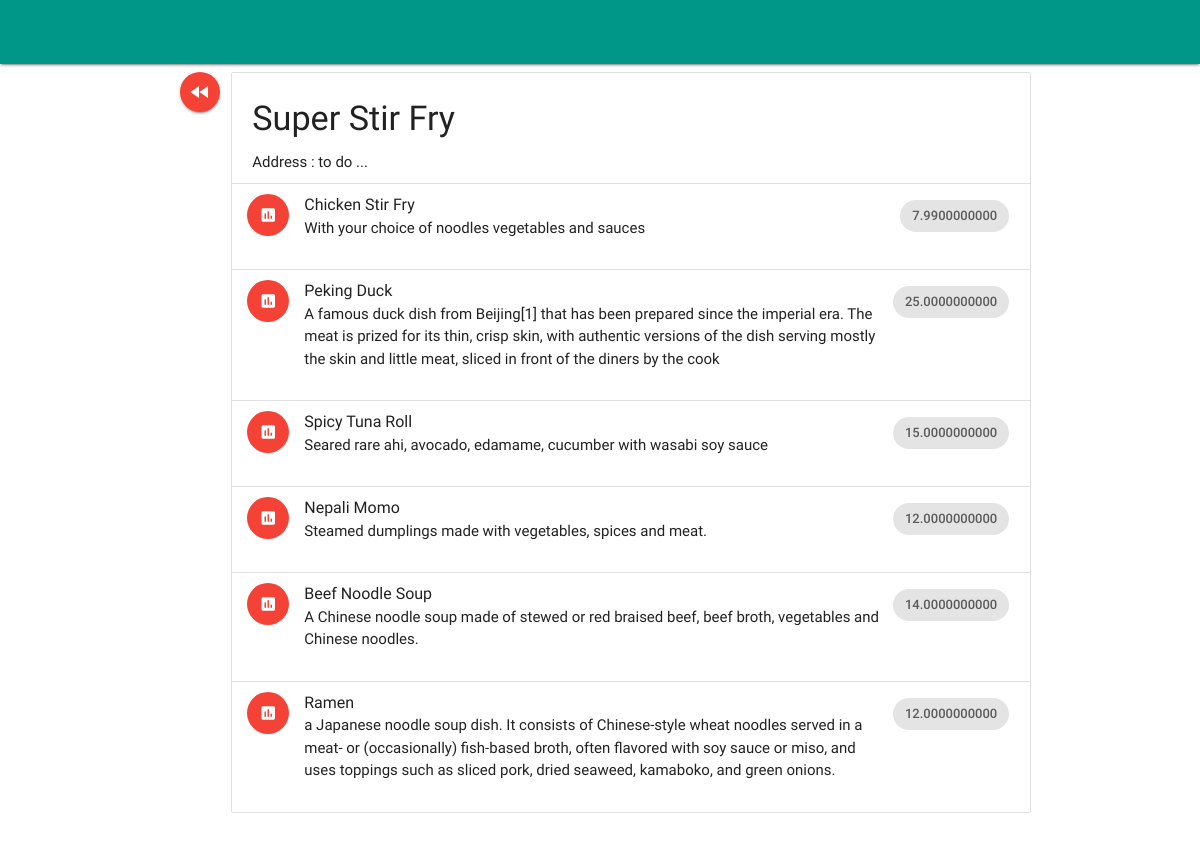
The app's page /restaurant/2/menu/ with its own data.
### database_setup.py (models this page shows, shortened)
class Restaurant(Base):
    __tablename__ = 'restaurant'
    id = Column(Integer, primary_key=True)
    name = Column(String(250), nullable=False)
    description = Column(String(250), nullable=True)
    thumbnail_url = Column(String(250), nullable=True)
    currency_id = Column(String(3), ForeignKey('currency.id'), default='USD')
    currency = relationship(Currency)

class MenuItem(Base):
    __tablename__ = 'menu_item'
    name = Column(String(80), nullable=False)
    id = Column(Integer, primary_key=True)
    description = Column(String(250))
    price = Column(Numeric)
    course = Column(String(250))
    restaurant_id = Column(Integer, ForeignKey('restaurant.id'))
    restaurant = relationship(Restaurant)

### final_project.py (the view)
@app.route('/restaurant/<int:restaurant_id>/')
@app.route('/restaurant/<int:restaurant_id>/menu/')
def showMenu(restaurant_id):
    restaurant = session.query(Restaurant).filter_by(id=restaurant_id).one()
    items = session.query(MenuItem).filter_by(
        restaurant_id=restaurant_id).all()
    return render_template('menu.html', items=items, restaurant=restaurant)

### templates/menu.html (shortened to what this page needs)
<!DOCTYPE html>
  <html>
    <head>
        <link type="text/css" rel="stylesheet" href="/static/css/materialize.css"  media="screen,projection"/>
    </head>
    <body>
	<header>
	<div class="navbar-fixed">
      <nav class="top-nav teal">
      </nav>
    </div>
    </header>
      <main>
	  <div class="container">
	  <div class="row">
      <div class="col">
      <a class="btn-floating waves-effect waves-light red" href="{{url_for('showRestaurants')}}"><i class="material-icons">fast_rewind</i></a>
      </div class="col">
		<ul class="collection with-header">
    	<li class="collection-header"><h4>{{restaurant.name}}</h4>Address : to do ...</li>
		    {% for item in items %}
		    <li class="collection-item avatar">
		    <div class="row">
		      <div class="col s10 m10 l10">
		      <i class="material-icons circle red">insert_chart</i>
		      <span class="title">{{item.name}}</span>
		      <p>{{item.description}}</p>
		      </div>
		      <div class="col s2 m2 l2">
		      <div class="secondary-content chip">{{item.price}}</div>
		      </div>
		    </div>
		    </li>
		    {% endfor %}
		  </ul>
      </div>
      </div>
      </main>
      </body>
  </html>

### records on screen
Restaurant: name "Super Stir Fry"
MenuItem: name "Chicken Stir Fry", description "With your choice of noodles vegetables and sauces", price "7.9900000000"
MenuItem: name "Peking Duck", description "A famous duck dish from Beijing[1] that has been prepared since the imperial era. The meat is prized for its thin, crisp skin, with authentic versions of the dish serving mostly the skin and little meat, sliced in front of the diners by the cook", price "25.0000000000"
MenuItem: name "Spicy Tuna Roll", description "Seared rare ahi, avocado, edamame, cucumber with wasabi soy sauce", price "15.0000000000"
MenuItem: name "Nepali Momo", description "Steamed dumplings made with vegetables, spices and meat.", price "12.0000000000"
MenuItem: name "Beef Noodle Soup", description "A Chinese noodle soup made of stewed or red braised beef, beef broth, vegetables and Chinese noodles.", price "14.0000000000"
MenuItem: name "Ramen", description "a Japanese noodle soup dish. It consists of Chinese-style wheat noodles served in a meat- or (occasionally) fish-based broth, often flavored with soy sauce or miso, and uses toppings such as sliced pork, dried seaweed, kamaboko, and green onions.", price "12.0000000000"
